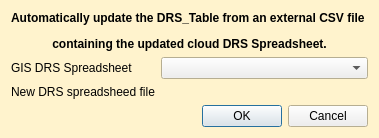
<?xml version="1.0" encoding="UTF-8"?>
<ui version="4.0">
 <class>TrenchCreatorDialogBase</class>
 <widget class="QDialog" name="TrenchCreatorDialogBase">
  <property name="windowModality">
   <enum>Qt::ApplicationModal</enum>
  </property>
  <property name="geometry">
   <rect>
    <x>0</x>
    <y>0</y>
    <width>371</width>
    <height>319</height>
   </rect>
  </property>
  <property name="palette">
   <palette>
    <active>
     <colorrole role="Base">
      <brush brushstyle="SolidPattern">
       <color alpha="255">
        <red>255</red>
        <green>255</green>
        <blue>255</blue>
       </color>
      </brush>
     </colorrole>
     <colorrole role="Window">
      <brush brushstyle="SolidPattern">
       <color alpha="255">
        <red>255</red>
        <green>243</green>
        <blue>205</blue>
       </color>
      </brush>
     </colorrole>
    </active>
    <inactive>
     <colorrole role="Base">
      <brush brushstyle="SolidPattern">
       <color alpha="255">
        <red>255</red>
        <green>255</green>
        <blue>255</blue>
       </color>
      </brush>
     </colorrole>
     <colorrole role="Window">
      <brush brushstyle="SolidPattern">
       <color alpha="255">
        <red>255</red>
        <green>243</green>
        <blue>205</blue>
       </color>
      </brush>
     </colorrole>
    </inactive>
    <disabled>
     <colorrole role="Base">
      <brush brushstyle="SolidPattern">
       <color alpha="255">
        <red>255</red>
        <green>243</green>
        <blue>205</blue>
       </color>
      </brush>
     </colorrole>
     <colorrole role="Window">
      <brush brushstyle="SolidPattern">
       <color alpha="255">
        <red>255</red>
        <green>243</green>
        <blue>205</blue>
       </color>
      </brush>
     </colorrole>
    </disabled>
   </palette>
  </property>
  <property name="windowTitle">
   <string>PCA Geomax Survey Processing Plugin</string>
  </property>
  <layout class="QGridLayout" name="gridLayout">
   <property name="sizeConstraint">
    <enum>QLayout::SetFixedSize</enum>
   </property>
   <item row="0" column="0" colspan="2">
    <widget class="QLabel" name="label">
     <property name="text">
      <string>&lt;html&gt;&lt;head/&gt;&lt;body&gt;&lt;p align=&quot;center&quot;&gt;&lt;span style=&quot; font-weight:600;&quot;&gt;Automatically update the DRS_Table from an external CSV file &lt;/span&gt;&lt;/p&gt;&lt;p align=&quot;center&quot;&gt;&lt;span style=&quot; font-weight:600;&quot;&gt;containing the updated cloud DRS Spreadsheet.&lt;/span&gt;&lt;/p&gt;&lt;/body&gt;&lt;/html&gt;</string>
     </property>
    </widget>
   </item>
   <item row="1" column="0">
    <widget class="QLabel" name="label_2">
     <property name="frameShape">
      <enum>QFrame::NoFrame</enum>
     </property>
     <property name="text">
      <string>GIS DRS Spreadsheet</string>
     </property>
    </widget>
   </item>
   <item row="1" column="1">
    <widget class="QComboBox" name="DRS_on_GIS_comboBox">
     <property name="focusPolicy">
      <enum>Qt::WheelFocus</enum>
     </property>
    </widget>
   </item>
   <item row="2" column="0">
    <widget class="QLabel" name="label_3">
     <property name="frameShape">
      <enum>QFrame::NoFrame</enum>
     </property>
     <property name="text">
      <string>New DRS spreadsheed file</string>
     </property>
    </widget>
   </item>
   <item row="2" column="1">
    <widget class="QgsFileWidget" name="DRS_new_file_mQgsFileWidget">
     <property name="filter">
      <string>*.csv</string>
     </property>
    </widget>
   </item>
   <item row="3" column="1">
    <widget class="QDialogButtonBox" name="button_box">
     <property name="orientation">
      <enum>Qt::Horizontal</enum>
     </property>
     <property name="standardButtons">
      <set>QDialogButtonBox::Cancel|QDialogButtonBox::Ok</set>
     </property>
    </widget>
   </item>
  </layout>
 </widget>
 <customwidgets>
  <customwidget>
   <class>QgsFileWidget</class>
   <extends>QWidget</extends>
   <header>qgsfilewidget.h</header>
  </customwidget>
 </customwidgets>
 <resources/>
 <connections>
  <connection>
   <sender>button_box</sender>
   <signal>accepted()</signal>
   <receiver>TrenchCreatorDialogBase</receiver>
   <slot>accept()</slot>
   <hints>
    <hint type="sourcelabel">
     <x>20</x>
     <y>20</y>
    </hint>
    <hint type="destinationlabel">
     <x>20</x>
     <y>20</y>
    </hint>
   </hints>
  </connection>
  <connection>
   <sender>button_box</sender>
   <signal>rejected()</signal>
   <receiver>TrenchCreatorDialogBase</receiver>
   <slot>reject()</slot>
   <hints>
    <hint type="sourcelabel">
     <x>20</x>
     <y>20</y>
    </hint>
    <hint type="destinationlabel">
     <x>20</x>
     <y>20</y>
    </hint>
   </hints>
  </connection>
 </connections>
</ui>
